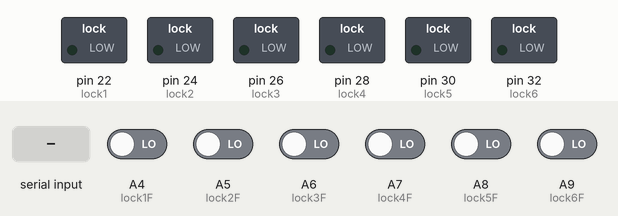
Simulated run of this sketch. Board: Arduino Mega 2560, built with avr-gcc and run on an emulated ATmega2560. Parts: switched loads named in the sketch (green lamp = pin HIGH). The inputs (shaded band) are chosen by the test bench; at power-on: A4 (lock1F), A5 (lock2F), A6 (lock3F), A7 (lock4F), A8 (lock5F), A9 (lock6F) LOW. What the sketch prints to the serial monitor is not drawn.

Above: at 1.2 s.
1.3 s: "1" received over Serial
At 2.9 s:
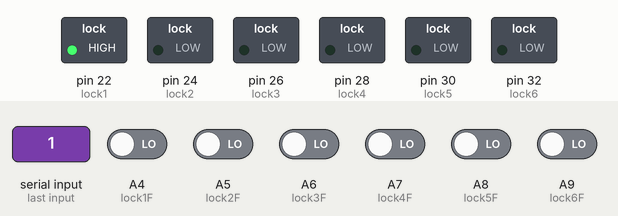
4.7 s: "2" received over Serial
At 5.7 s:
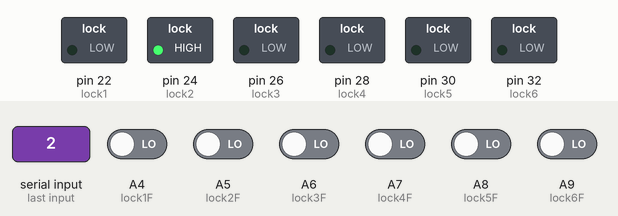
7.9 s: "3" received over Serial
At 9.3 s:
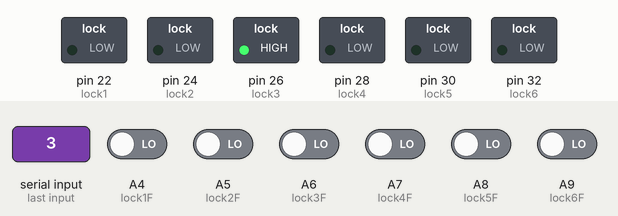
11.1 s: "4" received over Serial
At 12.5 s:
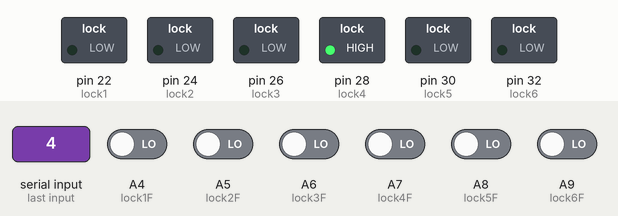
14.3 s: "5" received over Serial
At 15.5 s:
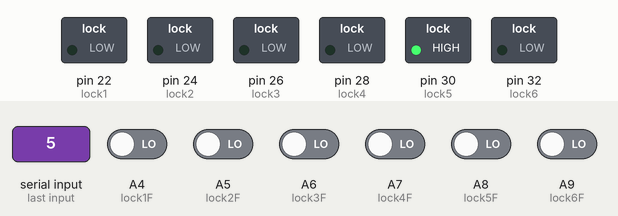
17.5 s: "6" received over Serial
At 18.9 s:
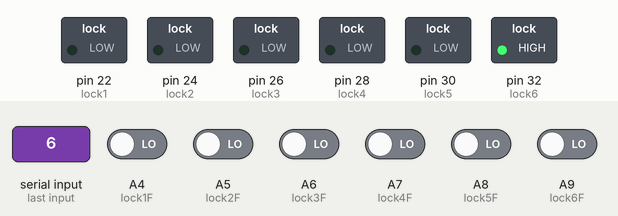
Timing chart, 0 to 20.7 s (numbered marks = the images above; inputs shaded):
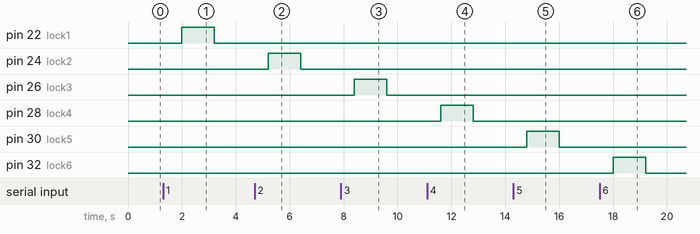

The sketch:

lock_Control_feedback.ino
```cpp
#define lock1 22
#define lock2 24
#define lock3 26
#define lock4 28
#define lock5 30
#define lock6 32
#define lock7 34
#define lock8 36
#define lock9 40
#define lock10 44
#define lock11 42
#define lock12 12

#define lock1F A4
#define lock2F A5
#define lock3F A6
#define lock4F A7
#define lock5F A8
#define lock6F A9
#define lock7F A10
#define lock8F A11
#define lock9F A12
#define lock10F A13
#define lock11F A14
#define lock12F A15

// #define lock10 40
// #define lock13 12
// #define lock14 44


#define drive_time 1200

void setup(){
	Serial.begin(115200);
	Serial.println("Lock control and feedback test - Kiosk5");

	pinMode(lock1, OUTPUT);
	pinMode(lock2, OUTPUT);
	pinMode(lock3, OUTPUT);
	pinMode(lock4, OUTPUT);
	pinMode(lock5, OUTPUT);
	pinMode(lock6, OUTPUT);

	digitalWrite(lock1, LOW);
	digitalWrite(lock2, LOW);
	digitalWrite(lock3, LOW);
	digitalWrite(lock4, LOW);
	digitalWrite(lock5, LOW);
	digitalWrite(lock6, LOW);

	pinMode(lock1F, INPUT);
	pinMode(lock2F, INPUT);
	pinMode(lock3F, INPUT);
	pinMode(lock4F, INPUT);
	pinMode(lock5F, INPUT);
	pinMode(lock6F, INPUT);
}

void loop(){
	if(Serial.available()){
		char command = Serial.read();

		if(command == '1'){
			digitalWrite(lock1, HIGH);
			Serial.println("Lock1 Unlcoked");
			delay(drive_time);
			digitalWrite(lock1, LOW);
		}
		else if(command == '2'){
			digitalWrite(lock2, HIGH);
			Serial.println("Lock2 Unlcoked");
			delay(drive_time);
			digitalWrite(lock2, LOW);
		}
		else if(command == '3'){
			digitalWrite(lock3, HIGH);
			Serial.println("Lock3 Unlcoked");
			delay(drive_time);
			digitalWrite(lock3, LOW);
		}
		else if(command == '4'){
			digitalWrite(lock4, HIGH);
			Serial.println("Lock4 Unlcoked");
			delay(drive_time);
			digitalWrite(lock4, LOW);
		}
		else if(command == '5'){
			digitalWrite(lock5, HIGH);
			Serial.println("Lock5 Unlcoked");
			delay(drive_time);
			digitalWrite(lock5, LOW);
		}
		else if(command == '6'){
			digitalWrite(lock6, HIGH);
			Serial.println("Lock6 Unlcoked");
			delay(drive_time);
			digitalWrite(lock6, LOW);
		}
		else if(command == '7'){
			digitalWrite(lock7, HIGH);
			Serial.println("Lock7 Unlcoked");
			delay(drive_time);
			digitalWrite(lock7, LOW);
		}
		else if(command == '8'){
			digitalWrite(lock8, HIGH);
			Serial.println("Lock8 Unlcoked");
			delay(drive_time);
			digitalWrite(lock8, LOW);
		}
		else if(command == '9'){
			digitalWrite(lock9, HIGH);
			Serial.println("Lock9 Unlcoked");
			delay(drive_time);
			digitalWrite(lock9, LOW);
		}
		else if(command == 'a'){
			digitalWrite(lock10, HIGH);
			Serial.println("Lock10 Unlcoked");
			delay(drive_time);
			digitalWrite(lock10, LOW);
		}
		else if(command == 'b'){
			digitalWrite(lock11, HIGH);
			Serial.println("Lock11 Unlcoked");
			delay(drive_time);
			digitalWrite(lock11, LOW);
		}
		else if(command == 'c'){
			digitalWrite(lock12, HIGH);
			Serial.println("Lock12 Unlcoked");
			delay(drive_time);
			digitalWrite(lock12, LOW);
		}
	}

	Serial.print("Status: ");
	Serial.print(digitalRead(lock1F));
	Serial.print(":");
	Serial.print(digitalRead(lock2F));
	Serial.print(":");
	Serial.print(digitalRead(lock3F));
	Serial.print(":");
	Serial.print(digitalRead(lock4F));
	Serial.print(":");
	Serial.print(digitalRead(lock5F));
	Serial.print(":");
	Serial.print(digitalRead(lock6F));
	delay(1000);
}
```

Measured:
- after the input at 1.3 s, pin 22 (lock1): LOW → HIGH after 0.70 s, → LOW 1.2 s later
- after the input at 4.7 s, pin 24 (lock2): LOW → HIGH after 0.50 s, → LOW 1.2 s later
- after the input at 7.9 s, pin 26 (lock3): LOW → HIGH after 0.50 s, → LOW 1.2 s later
- after the input at 11.1 s, pin 28 (lock4): LOW → HIGH after 0.51 s, → LOW 1.2 s later
- after the input at 14.3 s, pin 30 (lock5): LOW → HIGH after 0.51 s, → LOW 1.2 s later
- after the input at 17.5 s, pin 32 (lock6): LOW → HIGH after 0.51 s, → LOW 1.2 s later
